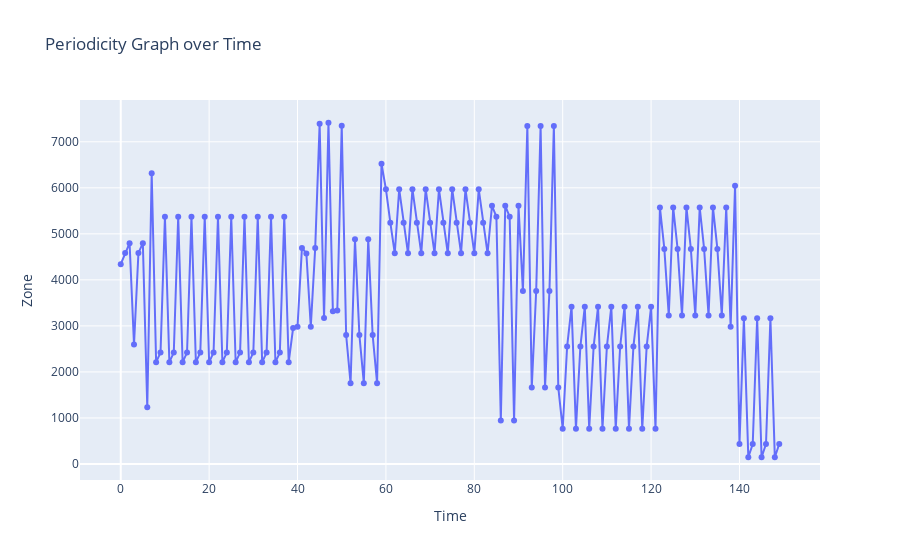

The notebook cell saved with this chart:
### Code cell
df_ = pd.DataFrame(dict(Zone = r_df.iloc[:, 11], Time = [i for i in range(150)]))

fig = px.line(df_, x = "Time", y = "Zone", title="Periodicity Graph over Time", markers = True) 
fig.show()

### Figure 1 — Plotly figure (JSON) as saved in the notebook; plotly's stock layout.template omitted (floating-point values rounded to 4 significant figures; data arrays with more than 128 entries replaced by an {"elided": "..."} marker saying what was removed)
{"data": [{"hovertemplate": "Time=%{x}<br>Zone=%{y}<extra></extra>", "legendgroup": "", "line": {"color": "#636efa", "dash": "solid"}, "marker": {"symbol": "circle"}, "mode": "markers+lines", "name": "", "orientation": "h", "showlegend": false, "type": "scatter", "x": {"elided": "150 int values"}, "xaxis": "x", "y": {"elided": "150 int values"}, "yaxis": "y"}], "layout": {"legend": {"tracegroupgap": 0}, "title": {"text": "Periodicity Graph over Time"}, "xaxis": {"anchor": "y", "domain": [0, 1], "title": {"text": "Time"}}, "yaxis": {"anchor": "x", "domain": [0, 1], "title": {"text": "Zone"}}}}
